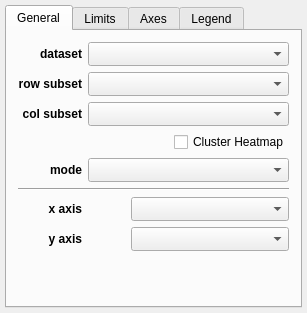
<?xml version="1.0" encoding="UTF-8"?>
<ui version="4.0">
 <class>Widget</class>
 <widget class="QWidget" name="Widget">
  <property name="geometry">
   <rect>
    <x>0</x>
    <y>0</y>
    <width>307</width>
    <height>313</height>
   </rect>
  </property>
  <property name="windowTitle">
   <string>2D Image</string>
  </property>
  <layout class="QGridLayout" name="gridLayout_5">
   <property name="leftMargin">
    <number>5</number>
   </property>
   <property name="topMargin">
    <number>5</number>
   </property>
   <property name="rightMargin">
    <number>5</number>
   </property>
   <property name="bottomMargin">
    <number>5</number>
   </property>
   <property name="verticalSpacing">
    <number>5</number>
   </property>
   <item row="3" column="0">
    <widget class="QTabWidget" name="tab_widget">
     <property name="currentIndex">
      <number>0</number>
     </property>
     <widget class="QWidget" name="tab">
      <attribute name="title">
       <string>General</string>
      </attribute>
      <layout class="QGridLayout" name="gridLayout_2">
       <item row="3" column="0">
        <widget class="QLabel" name="label">
         <property name="font">
          <font>
           <weight>75</weight>
           <bold>true</bold>
          </font>
         </property>
         <property name="text">
          <string>row subset</string>
         </property>
         <property name="alignment">
          <set>Qt::AlignRight|Qt::AlignTrailing|Qt::AlignVCenter</set>
         </property>
        </widget>
       </item>
       <item row="13" column="0">
        <layout class="QVBoxLayout" name="layout_slices"/>
       </item>
       <item row="11" column="2" colspan="2">
        <widget class="QComboBox" name="combosel_y_att_world">
         <property name="sizeAdjustPolicy">
          <enum>QComboBox::AdjustToMinimumContentsLengthWithIcon</enum>
         </property>
        </widget>
       </item>
       <item row="10" column="2" colspan="2">
        <widget class="QComboBox" name="combosel_x_att_world">
         <property name="sizeAdjustPolicy">
          <enum>QComboBox::AdjustToMinimumContentsLengthWithIcon</enum>
         </property>
        </widget>
       </item>
       <item row="11" column="0">
        <widget class="QLabel" name="x_lab">
         <property name="font">
          <font>
           <weight>75</weight>
           <bold>true</bold>
          </font>
         </property>
         <property name="text">
          <string>y axis</string>
         </property>
         <property name="alignment">
          <set>Qt::AlignRight|Qt::AlignTrailing|Qt::AlignVCenter</set>
         </property>
        </widget>
       </item>
       <item row="13" column="2" colspan="2">
        <spacer name="horizontalSpacer_2">
         <property name="orientation">
          <enum>Qt::Horizontal</enum>
         </property>
         <property name="sizeHint" stdset="0">
          <size>
           <width>40</width>
           <height>5</height>
          </size>
         </property>
        </spacer>
       </item>
       <item row="10" column="0">
        <widget class="QLabel" name="x_lab">
         <property name="font">
          <font>
           <weight>75</weight>
           <bold>true</bold>
          </font>
         </property>
         <property name="text">
          <string>x axis</string>
         </property>
         <property name="alignment">
          <set>Qt::AlignRight|Qt::AlignTrailing|Qt::AlignVCenter</set>
         </property>
        </widget>
       </item>
       <item row="12" column="2">
        <spacer name="verticalSpacer">
         <property name="orientation">
          <enum>Qt::Vertical</enum>
         </property>
         <property name="sizeHint" stdset="0">
          <size>
           <width>20</width>
           <height>40</height>
          </size>
         </property>
        </spacer>
       </item>
       <item row="1" column="0">
        <widget class="QLabel" name="label_4">
         <property name="font">
          <font>
           <weight>75</weight>
           <bold>true</bold>
          </font>
         </property>
         <property name="text">
          <string>dataset</string>
         </property>
         <property name="alignment">
          <set>Qt::AlignRight|Qt::AlignTrailing|Qt::AlignVCenter</set>
         </property>
        </widget>
       </item>
       <item row="8" column="0" rowspan="2" colspan="4">
        <widget class="Line" name="line">
         <property name="orientation">
          <enum>Qt::Horizontal</enum>
         </property>
        </widget>
       </item>
       <item row="6" column="0">
        <widget class="QLabel" name="label_3">
         <property name="font">
          <font>
           <weight>75</weight>
           <bold>true</bold>
          </font>
         </property>
         <property name="text">
          <string>mode</string>
         </property>
         <property name="alignment">
          <set>Qt::AlignRight|Qt::AlignTrailing|Qt::AlignVCenter</set>
         </property>
        </widget>
       </item>
       <item row="4" column="0">
        <widget class="QLabel" name="label_5">
         <property name="font">
          <font>
           <weight>75</weight>
           <bold>true</bold>
          </font>
         </property>
         <property name="text">
          <string>col subset</string>
         </property>
         <property name="alignment">
          <set>Qt::AlignRight|Qt::AlignTrailing|Qt::AlignVCenter</set>
         </property>
        </widget>
       </item>
       <item row="5" column="3">
        <widget class="QCheckBox" name="bool_cluster">
         <property name="text">
          <string>Cluster Heatmap</string>
         </property>
        </widget>
       </item>
       <item row="4" column="1" colspan="3">
        <widget class="QComboBox" name="combosel_col_subset">
         <property name="sizeAdjustPolicy">
          <enum>QComboBox::AdjustToMinimumContentsLengthWithIcon</enum>
         </property>
        </widget>
       </item>
       <item row="3" column="1" colspan="3">
        <widget class="QComboBox" name="combosel_row_subset">
         <property name="sizeAdjustPolicy">
          <enum>QComboBox::AdjustToMinimumContentsLengthWithIcon</enum>
         </property>
        </widget>
       </item>
       <item row="1" column="1" colspan="3">
        <widget class="QComboBox" name="combosel_reference_data">
         <property name="sizeAdjustPolicy">
          <enum>QComboBox::AdjustToMinimumContentsLengthWithIcon</enum>
         </property>
        </widget>
       </item>
       <item row="6" column="1" colspan="3">
        <widget class="QComboBox" name="combosel_color_mode">
         <property name="sizeAdjustPolicy">
          <enum>QComboBox::AdjustToMinimumContentsLengthWithIcon</enum>
         </property>
        </widget>
       </item>
      </layout>
     </widget>
     <widget class="QWidget" name="tab_2">
      <attribute name="title">
       <string>Limits</string>
      </attribute>
      <layout class="QGridLayout" name="gridLayout">
       <item row="1" column="3">
        <widget class="QToolButton" name="button_flip_y">
         <property name="styleSheet">
          <string notr="true">padding: 0px</string>
         </property>
         <property name="text">
          <string>⇄</string>
         </property>
        </widget>
       </item>
       <item row="1" column="0">
        <widget class="QLabel" name="label_2">
         <property name="font">
          <font>
           <weight>75</weight>
           <bold>true</bold>
          </font>
         </property>
         <property name="text">
          <string>y axis</string>
         </property>
         <property name="alignment">
          <set>Qt::AlignRight|Qt::AlignTrailing|Qt::AlignVCenter</set>
         </property>
        </widget>
       </item>
       <item row="0" column="0">
        <widget class="QLabel" name="label_2">
         <property name="font">
          <font>
           <weight>75</weight>
           <bold>true</bold>
          </font>
         </property>
         <property name="text">
          <string>x axis</string>
         </property>
         <property name="alignment">
          <set>Qt::AlignRight|Qt::AlignTrailing|Qt::AlignVCenter</set>
         </property>
        </widget>
       </item>
       <item row="1" column="1" colspan="2">
        <widget class="QLineEdit" name="valuetext_y_min"/>
       </item>
       <item row="0" column="4">
        <widget class="QLineEdit" name="valuetext_x_max"/>
       </item>
       <item row="0" column="3">
        <widget class="QToolButton" name="button_flip_x">
         <property name="styleSheet">
          <string notr="true">padding: 0px</string>
         </property>
         <property name="text">
          <string>⇄</string>
         </property>
        </widget>
       </item>
       <item row="0" column="1" colspan="2">
        <widget class="QLineEdit" name="valuetext_x_min"/>
       </item>
       <item row="1" column="4">
        <widget class="QLineEdit" name="valuetext_y_max"/>
       </item>
       <item row="2" column="3">
        <spacer name="verticalSpacer_3">
         <property name="orientation">
          <enum>Qt::Vertical</enum>
         </property>
         <property name="sizeHint" stdset="0">
          <size>
           <width>20</width>
           <height>40</height>
          </size>
         </property>
        </spacer>
       </item>
       <item row="2" column="1" colspan="2">
        <spacer name="horizontalSpacer">
         <property name="orientation">
          <enum>Qt::Horizontal</enum>
         </property>
         <property name="sizeHint" stdset="0">
          <size>
           <width>40</width>
           <height>5</height>
          </size>
         </property>
        </spacer>
       </item>
      </layout>
      <zorder>label_2</zorder>
      <zorder>valuetext_x_min</zorder>
      <zorder>button_flip_x</zorder>
      <zorder>valuetext_x_max</zorder>
      <zorder>label_2</zorder>
      <zorder>valuetext_y_min</zorder>
      <zorder>button_flip_y</zorder>
      <zorder>valuetext_y_max</zorder>
      <zorder>verticalSpacer_3</zorder>
      <zorder>horizontalSpacer</zorder>
     </widget>
     <widget class="QWidget" name="tab_3">
      <attribute name="title">
       <string>Axes</string>
      </attribute>
      <layout class="QHBoxLayout" name="horizontalLayout">
       <property name="leftMargin">
        <number>5</number>
       </property>
       <property name="topMargin">
        <number>5</number>
       </property>
       <property name="rightMargin">
        <number>5</number>
       </property>
       <property name="bottomMargin">
        <number>5</number>
       </property>
       <item>
        <widget class="AxesEditorWidget" name="axes_editor" native="true"/>
       </item>
      </layout>
     </widget>
     <widget class="QWidget" name="tab_4">
      <attribute name="title">
       <string>Legend</string>
      </attribute>
      <layout class="QHBoxLayout" name="horizontalLayout">
       <property name="leftMargin">
        <number>5</number>
       </property>
       <property name="topMargin">
        <number>5</number>
       </property>
       <property name="rightMargin">
        <number>5</number>
       </property>
       <property name="bottomMargin">
        <number>5</number>
       </property>
       <item>
        <widget class="LegendEditorWidget" name="legend_editor" native="true"/>
       </item>
      </layout>
     </widget>
    </widget>
   </item>
  </layout>
 </widget>
 <layoutdefault spacing="6" margin="11"/>
 <customwidgets>
  <customwidget>
   <class>AxesEditorWidget</class>
   <extends>QWidget</extends>
   <header>glue_qt.viewers.matplotlib.axes_editor</header>
  </customwidget>
  <customwidget>
   <class>LegendEditorWidget</class>
   <extends>QWidget</extends>
   <header>glue_qt.viewers.matplotlib.legend_editor</header>
  </customwidget>
 </customwidgets>
 <resources/>
 <connections/>
</ui>
